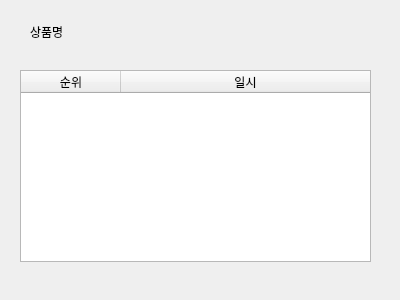
<?xml version="1.0" encoding="UTF-8"?>
<ui version="4.0">
 <class>Dialog</class>
 <widget class="QDialog" name="Dialog">
  <property name="geometry">
   <rect>
    <x>0</x>
    <y>0</y>
    <width>400</width>
    <height>300</height>
   </rect>
  </property>
  <property name="contextMenuPolicy">
   <enum>Qt::DefaultContextMenu</enum>
  </property>
  <property name="windowTitle">
   <string>순위변동상황</string>
  </property>
  <property name="windowIcon">
   <iconset>
    <normaloff>logo.ico</normaloff>logo.ico</iconset>
  </property>
  <widget class="QTableWidget" name="rank_tableWidget">
   <property name="geometry">
    <rect>
     <x>20</x>
     <y>70</y>
     <width>351</width>
     <height>192</height>
    </rect>
   </property>
   <property name="editTriggers">
    <set>QAbstractItemView::NoEditTriggers</set>
   </property>
   <property name="tabKeyNavigation">
    <bool>false</bool>
   </property>
   <property name="showDropIndicator" stdset="0">
    <bool>false</bool>
   </property>
   <property name="dragEnabled">
    <bool>false</bool>
   </property>
   <property name="dragDropOverwriteMode">
    <bool>false</bool>
   </property>
   <property name="defaultDropAction">
    <enum>Qt::IgnoreAction</enum>
   </property>
   <property name="sortingEnabled">
    <bool>true</bool>
   </property>
   <attribute name="horizontalHeaderCascadingSectionResizes">
    <bool>true</bool>
   </attribute>
   <attribute name="horizontalHeaderStretchLastSection">
    <bool>true</bool>
   </attribute>
   <attribute name="verticalHeaderVisible">
    <bool>false</bool>
   </attribute>
   <column>
    <property name="text">
     <string>순위</string>
    </property>
   </column>
   <column>
    <property name="text">
     <string>일시</string>
    </property>
   </column>
  </widget>
  <widget class="QLabel" name="rank_product">
   <property name="geometry">
    <rect>
     <x>30</x>
     <y>11</y>
     <width>341</width>
     <height>41</height>
    </rect>
   </property>
   <property name="contextMenuPolicy">
    <enum>Qt::PreventContextMenu</enum>
   </property>
   <property name="text">
    <string>상품명</string>
   </property>
  </widget>
 </widget>
 <resources/>
 <connections/>
</ui>
